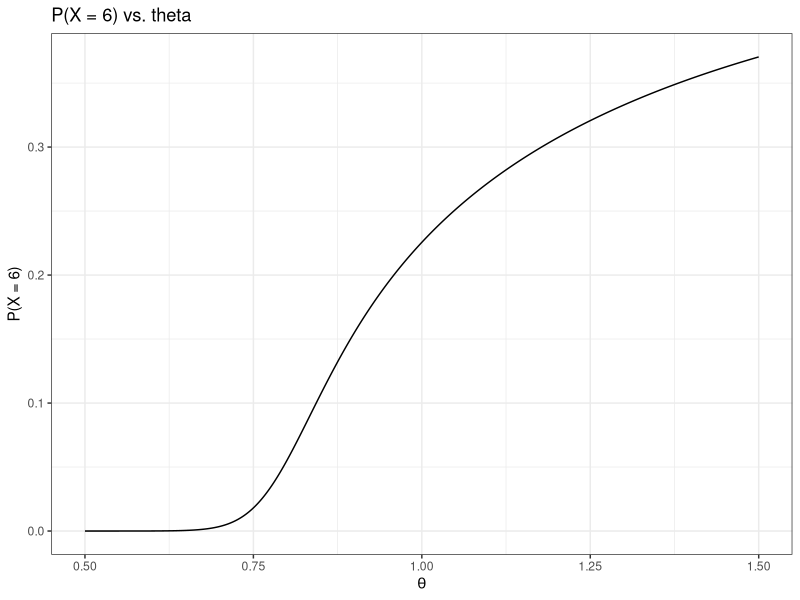

Write R code to recreate this figure.
## ---- chunk 1
#| echo: false

default_chunk_hook  <- knitr::knit_hooks$get("chunk")

latex_font_size <- c("Huge", "huge", "LARGE", "Large", 
                     "large", "normalsize", "small", 
                     "footnotesize", "scriptsize", "tiny")

knitr::knit_hooks$set(chunk = function(x, options) {
  x <- default_chunk_hook(x, options)
  if(options$size %in% latex_font_size) {
    paste0("\n \\", options$size, "\n\n", 
      x, 
      "\n\n \\normalsize"
    )
  } else {
    x
  }
})
## ---- chunk 2
#| label: load-packages
#| include: false
library(tidyverse)
library(patchwork)
## ---- chunk 3
daltbinom <- function(x, size, prob, theta){
  normalizing.constant <- 0
  for(j in 0:size){
    normalizing.constant <- normalizing.constant + 
      choose(size, j) * prob^j * (1-prob)^(size-j) * theta^(j*(size-j))
  }
  # Probability Mass at x=x
  (1/normalizing.constant) *
    choose(size, x) * prob^x * (1-prob)^(size-x) * theta^(x*(size-x)) *
      (x>=0)*(x<=size)
}
## ---- chunk 4
daltbbinom.single <- function(x, size, alpha, beta, theta){
    integrand <- function(p) {
    sapply(p, # integrate will pass in a vector, so we use sapply to apply the following
           function(p_val){
             # f(x|p) * f(p|alpha, beta)
             daltbinom(x, size, p_val, theta) * dbeta(p_val, alpha, beta)
           }
    )
  }
  # Probability Mass at x=x
  # integrate(integrand, lower = 0, upper = 1)$value * (x>=0)*(x<=size)
  # I shrink the bounds below to avoid log(0)=-infinty
  # I use try() to catch when there is an error and avoid crashing
  res <- try(integrate(integrand, lower = 1e-7, upper = 1 - 1e-7)$value * 
                  (x>=0)*(x<=size), 
             silent = TRUE)
  # If there is an error, return a near-zero probability
  if(inherits(res, "try-error")) return(0.1^6)
  
  res
}
# Write a function that works on a vector
daltbbinom <- function(x, size, alpha, beta, theta){
  sapply(X=x, FUN=daltbbinom.single, size=size, alpha=alpha, beta=beta, theta=theta)
}
## ---- chunk 5
#sequence of thetas
theta_seq <- seq(0.5, 1.5, length.out = 1000)

# probability of 6 wins
prob6 = daltbinom(6, 11, 0.5, theta_seq)

ggdat = tibble(theta = theta_seq, prob = prob6)
## ---- chunk 6
#| label: theta.5_1.5
#| fig-cap: "Altham's Binomial"
#| fig-width: 5
#| fig-height: 3
#| scale: "80%"
#| fig-align: "center"
#| size: scriptsize

# 
ggplot(ggdat, aes(x = theta, y = prob)) +
  geom_line() +
  xlab(expression(theta)) +
  ylab("P(X = 6)") +
  ggtitle("P(X = 6) vs. theta") +
  theme_bw()
